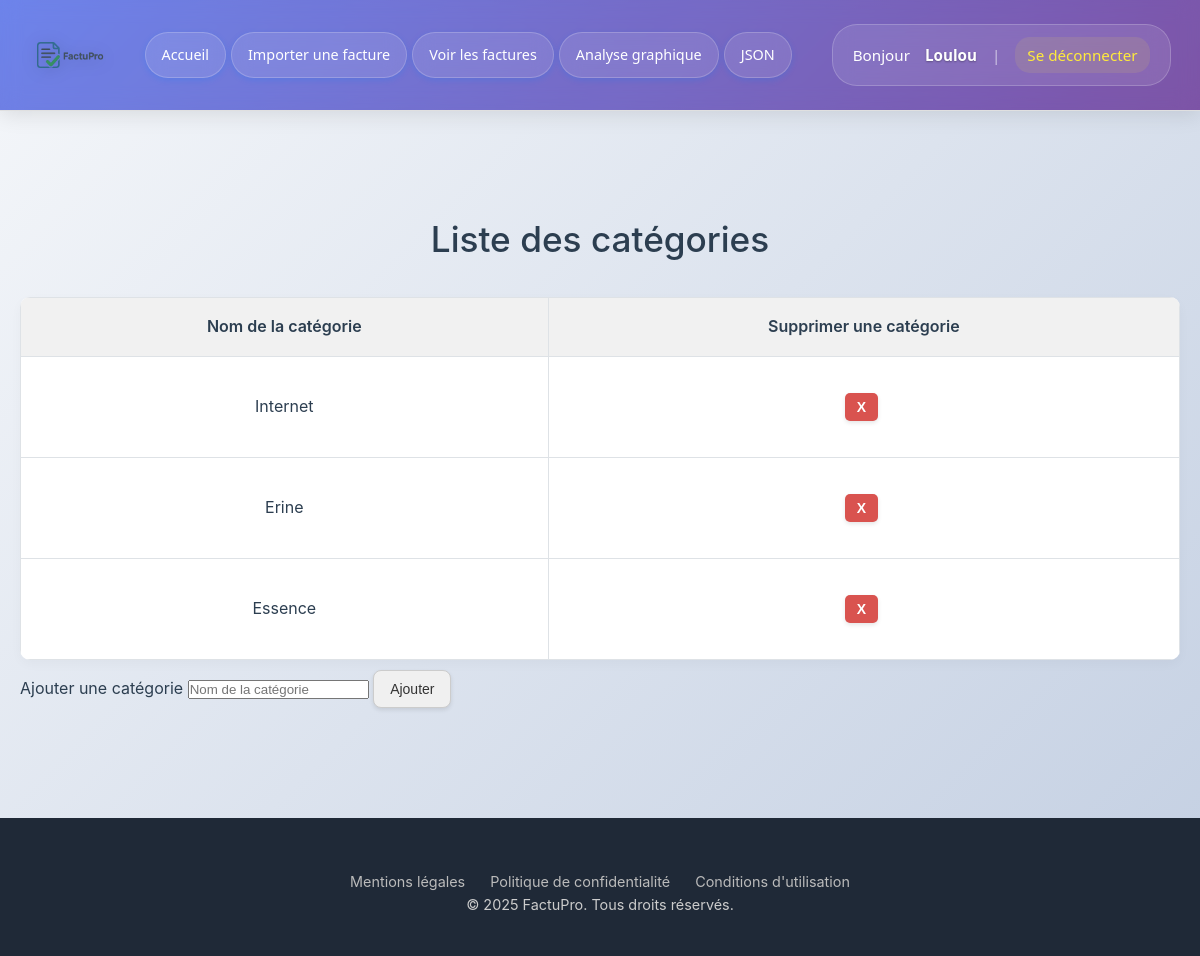
/categorisation (signed in), run on the app's committed database.
### tables this page shows
CREATE TABLE categorisation (id INTEGER PRIMARY KEY AUTOINCREMENT, nom_categories TEXT NOT NULL, utilisateur_id INTEGER);

### app.py (the view)
@app.route('/categorisation')
def afficher_categorisation():
    conn = sqlite3.connect('factures.db')
    conn.row_factory = sqlite3.Row
    c = conn.cursor()
    c.execute('SELECT * FROM categorisation WHERE utilisateur_id = ?', (session['utilisateur_id'],))
    categorisation = c.fetchall()
    conn.close()
    return render_template('categorisation.html', categorisation=categorisation)

### app.py (called while the page is built)
@app.before_request
def verifier_connexion():
    if request.endpoint in ['upload', 'afficher_factures', 'analyse'] and 'utilisateur_id' not in session:
        return redirect(url_for('login'))

@app.context_processor
def injecter_pseudo():
    return {"pseudo": session.get("pseudo")}

### templates/categorisation.html (shortened to what this page needs)
<!DOCTYPE html>
<html lang="fr">
  <head>
    <link rel="stylesheet" href="{{ url_for('static', filename='style.css') }}">
  </head>
  <body>
    {% include 'header.html' %}
    <div class="container">
      <h1>Liste des catégories</h1>
      <table id="table-categories">
        <thead>
            <tr>
                <th>Nom de la catégorie</th>
                <th>Supprimer une catégorie</th>
            </tr>
        </thead>
        <tbody>
          {% for c in categorisation %}
            <tr>
              <td>{{ c['nom_categories'] }}</td>
              <td>
                <form method="POST" action="/supprimer_categorie/{{ c['id'] }}"onsubmit="return confirm('Confirmer la suppression ?');">
                  <button type="submit" class="danger">X</button>
                </form>
              </td>
            </tr>
          {% endfor %}
        </tbody>
      </table>
 <tr>
    <th>Ajouter une catégorie</th>
</tr>
      <tbody>
  <tr>
    <td>
    <form method="POST" action="/ajouter_categorie">
       <input type="text" name="enregistrement_categorie" placeholder="Nom de la catégorie" required>
          <button type="submit">Ajouter</button>
      </form>
    </td>
  </tr>
</tbody>
    </div>
    {% include 'footer.html' %}
  </body>
</html>

### static/style.css (style rules this page uses)
body { font-family: 'Segoe UI', sans-serif; background-color: #ff0000; color: #000000; margin: 0; padding: 0; }
h1 { text-align: center; margin-top: 40px; font-weight: 500; }
.container { max-width: 900px; margin: 0 auto; padding: 20px; }
a.button, button { display: inline-block; padding: 10px 20px; background-color: #007BFF; color: white; text-decoration: none; border-radius: 6px; border: none; margin: 10px 5px; cursor: pointer; }
form { text-align: center; margin-bottom: 20px; }
table { width: 100%; border-collapse: collapse; margin-top: 20px; background-color: white; border-radius: 8px; overflow: hidden; }
th, td { padding: 12px; border: 1px solid #dee2e6; text-align: center; }
th { background-color: #f1f1f1; font-weight: 500; }
button, a.button { transition: background-color 0.2s ease; }
.container { max-width: 1200px; margin: 0 auto; padding: 40px 20px; }
h1 { text-align: center; font-size: 2.2em; margin-bottom: 30px; }
table { width: 100%; border-collapse: collapse; background-color: #fff; border-radius: 10px; box-shadow: 0 4px 12px rgba(0, 0, 0, 0.03); overflow: hidden; }
th, td { padding: 16px; border: 1px solid #dee2e6; text-align: center; }
th { background-color: #f1f1f1; font-weight: 600; }
form { display: inline; }
.button, .danger { display: inline-block; padding: 10px 20px; margin-top: 20px; background-color: #007BFF; color: white; text-decoration: none; border: none; border-radius: 6px; font-weight: 600; cursor: pointer; }
.danger { background-color: #dc3545; }
body { font-family: 'Inter', sans-serif; background: linear-gradient(to bottom right, #f9fcff, #edf3f9); margin: 0; padding: 0; color: #1f2d3d; }
.container { max-width: 1240px; margin: 0 auto; padding: 60px 20px 30px; }
* { margin: 0; padding: 0; box-sizing: border-box; }
body { font-family: -apple-system, BlinkMacSystemFont, 'Segoe UI', Roboto, Oxygen, Ubuntu, Cantarell, sans-serif; line-height: 1.6; color: #2c3e50; background: linear-gradient(135deg, #f5f7fa 0%, #c3cfe2 100%); min-height: 100vh; }
button, input[type="checkbox"] + label { background-color: #f0f0f0; color: #333; padding: 10px 16px; border: 1px solid #ccc; border-radius: 8px; font-size: 14px; font-weight: 500; cursor: pointer; transition: all 0.2s ease; box-shadow: 0 2px 4px rgba(0,0,0,0.1); margin: 10px 5px 20px 0; }
button.danger { background-color: #d9534f; color: white; border: none; }
.danger { background: #dc3545; color: #fff; border: none; border-radius: 5px; padding: 6px 12px; cursor: pointer; transition: background 0.3s; }

### templates/header.html (style rules this page uses)
* { margin: 0; padding: 0; box-sizing: border-box; }

### data on the page
categorisation: nom_categories "Internet"
categorisation: nom_categories "Erine"
categorisation: nom_categories "Essence"

### other printed values
{{ pseudo }} "Loulou"
